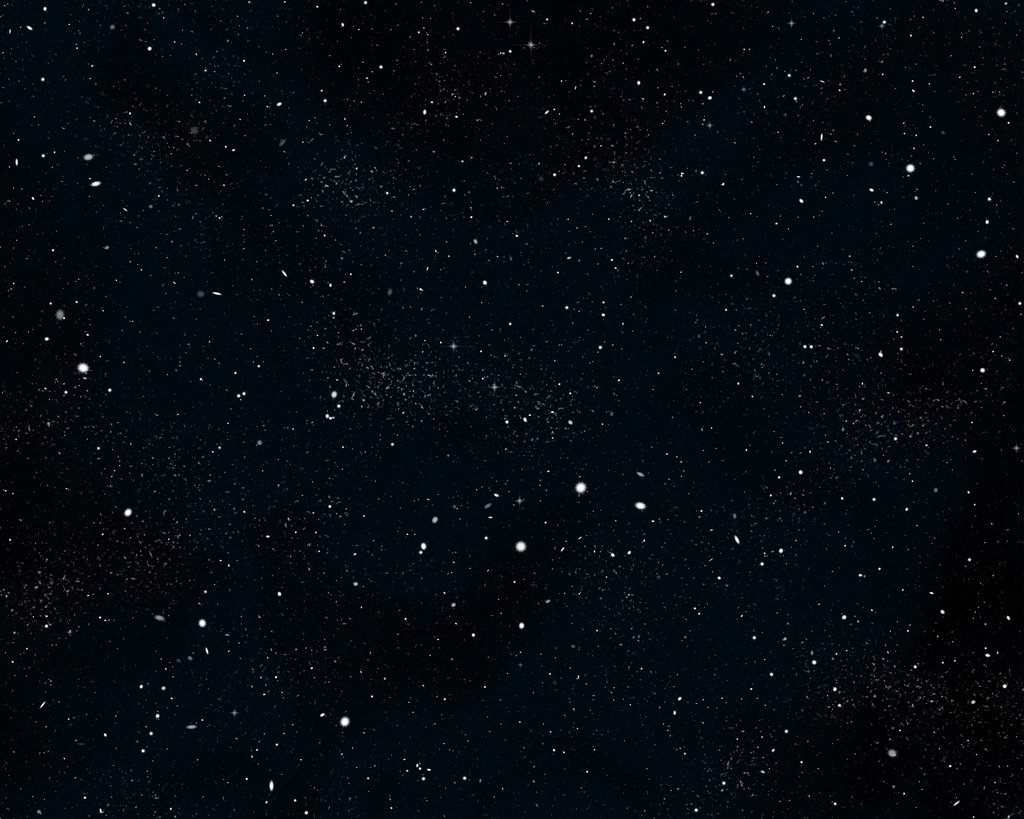
#> input picture assets/images/sky.jpg, 1024 x 819 px
$ python dominant_color_finder.py ../assets/images/sky.jpg   (older library calls are emulated)
#> lines starting #> are read from the running program, lines starting #| are printed output that depends on the picture
import sys
import requests
import binascii
import struct
from PIL import Image
import os
os.environ['OPENBLAS_NUM_THREADS'] = '1'

import numpy as np
import scipy
import scipy.misc
import scipy.cluster
from io import BytesIO

NUM_CLUSTERS = 5

image_path = sys.argv[1]
response = requests.get(image_path)
img = Image.open(BytesIO(response.content))
#> img is the input picture: PIL image 1024x819 RGB; mean R, G, B 3.8, 10, 15.9
im = img.resize((150, 150))      # optional, to reduce time
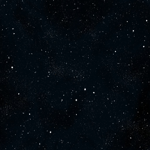
#> im: PIL image 150x150 RGB; mean R, G, B 3.8, 10, 15.9
ar = np.asarray(im)
shape = ar.shape
#> shape = (150, 150, 3)
ar = ar.reshape(np.prod(shape[:2]), shape[2]).astype(float)
codes, dist = scipy.cluster.vq.kmeans(ar, NUM_CLUSTERS)
#> codes = [[143.7, 147.6, 151.1], [43.61, 49.47, 55.02], [1.73, 5.77, 10.18], [13, 19.27, 25.4], [2.87, 10.23, 16.76]]; dist = 3.46
vecs, dist = scipy.cluster.vq.vq(ar, codes)         # assign codes
counts, bins = np.histogram(vecs, len(codes))    # count occurrences
#> counts = [20, 211, 7012, 1754, 13503]; bins = [0, 0.8, 1.6, 2.4, 3.2, 4]
index_max = np.argmax(counts)                    # find most frequent
#> index_max = 4
peak = codes[index_max]
#> peak = [2.87, 10.23, 16.76]
colour = binascii.hexlify(bytearray(int(c) for c in peak)).decode('ascii')
#> colour = '020a10'
print('#%s' % colour)
#| #020a10
